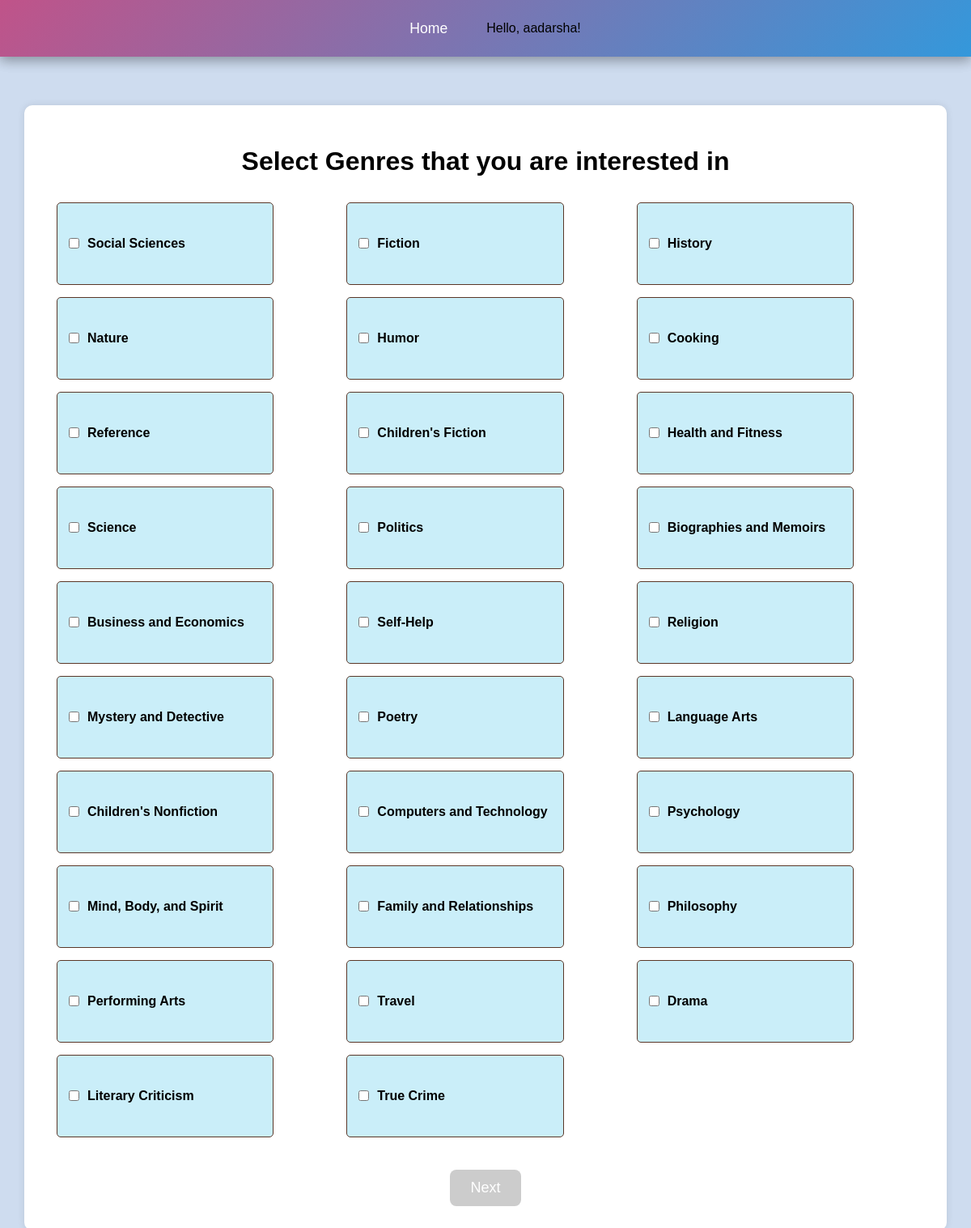
The app's page /genre-selection/ (signed in) with its own data.
### tweets/models.py (models this page shows, shortened)
class Genre(models.Model):
    name = models.CharField(max_length=100, unique=True)
    description = models.TextField(blank=True, null=True)

### tweets/views.py (the view, shortened to what this page needs)
# urls.py: path('genre-selection/', views.genre_selection, name='genre_selection'),
@never_cache
@login_required(login_url='login')
def genre_selection(request):
    try:
        profile = UserProfile.objects.get(user=request.user)
        if profile.selected_genres.exists():
            return redirect("home")
    except UserProfile.DoesNotExist:
        UserProfile.objects.create(user=request.user)
        return redirect("genre_selection")
    except Exception as e:
        print(f"Error in genre selection: {e}")
        messages.error(request, "")
    return render(request, "genre_selection.html", {
        "genres": Genre.objects.all()
    })

### templates/genre_selection.html (shortened to what this page needs)
{% load static %}
<!DOCTYPE html>
<html lang="en">
<head>
    <link rel="stylesheet" href="{% static 'genre_selectiions.css' %}">
</head>
<body>
    <header class="main-header">
        <nav class="navbar">
            <div class="nav-links">
                {% if user.is_authenticated %}
                <span class="user-greeting">
                    Hello, {{ user.username }}!
                </span>
                {% endif %}
            </div>
        </nav>
    </header>
    <header class="main-header">
        <nav class="navbar">
            <div class="nav-links">
                <a href="{% url 'home' %}" class="nav-item">   Home </a>
                {% if user.is_authenticated %}
                <span class="user-greeting">
                    Hello, {{ user.username }}!
                </span>
                {% endif %}
            </div>
        </nav>
    </header>
    <div class="container">
        <h1>Select Genres that you are interested in</h1>
        <form method="POST" action="{% url 'get_selection' %}">
            <div class="genres">
                {% for genre in genres %}
                <label class="genre-option">
                    <input type="checkbox" name="selected_genres" value="{{ genre.name }}"> {{ genre.name }}
                </label><br>
                {% endfor %}
            </div>
            <button type="submit" id="submit-btn" disabled>Next</button>
        </form>
    </div>
</body>
</html>

### static/genre_selectiions.css (style rules this page uses)
body { font-family: Arial, sans-serif; background-color: #cedcef; text-align: center; margin: 0; padding: 0; display: flex; justify-content: center; align-items: center; min-height: 100vh; }
.main-header { background: linear-gradient(135deg, #c05389 0%, #3498db 100%); box-shadow: 0 4px 15px rgba(0, 0, 0, 0.2); position: fixed; top: 0; left: 0; right: 0; z-index: 1000; padding: 0 2rem; }
.navbar { display: flex; justify-content: center; align-items: center; max-width: 1200px; margin: 0 auto; height: 70px; }
.nav-links { display: flex; gap: 2rem; align-items: center; }
.nav-item { color: #fff; text-decoration: none; font-size: 1.1rem; padding: 0.5rem 1rem; border-radius: 5px; transition: all 0.3s ease; display: flex; align-items: center; gap: 0.5rem; position: relative; }
.nav-item::after { content: ''; position: absolute; bottom: -5px; left: 0; width: 0; height: 2px; background: #fff; transition: width 0.3s ease; }
.container { max-width: 90%; width: 1100px; background: white; padding: 30px; border-radius: 10px; box-shadow: 0 0 10px rgba(0, 0, 0, 0.1); margin-top: 130px; }
.genres { display: grid; grid-template-columns: repeat(6, 1fr); gap: 15px; justify-content: center; align-items: center; padding: 10px; }
.genre-option { display: flex; align-items: center; justify-content: left; background: rgb(202, 238, 249); border: 1px solid #5a3728; border-radius: 5px; padding: 10px; font-size: 16px; font-weight: bold; cursor: pointer; transition: background 0.3s; height: 80px; width: 150%; }
.genre-option input { margin-right: 10px; }
#submit-btn { background-color: #5a3728; color: white; border: none; padding: 12px 25px; font-size: 18px; border-radius: 8px; cursor: pointer; transition: background 0.3s; margin-top: 30px; }
#submit-btn:disabled { background-color: #ccc; cursor: not-allowed; }

### records on screen
Genre: name "Social Sciences"
Genre: name "Fiction"
Genre: name "History"
Genre: name "Nature"
Genre: name "Humor"
Genre: name "Cooking"
Genre: name "Reference"
Genre: name "Children's Fiction"
Genre: name "Health and Fitness"
Genre: name "Science"
Genre: name "Politics"
Genre: name "Biographies and Memoirs"
Genre: name "Business and Economics"
Genre: name "Self-Help"
Genre: name "Religion"
Genre: name "Mystery and Detective"
Genre: name "Poetry"
Genre: name "Language Arts"
Genre: name "Children's Nonfiction"
Genre: name "Computers and Technology"
Genre: name "Psychology"
Genre: name "Mind, Body, and Spirit"
Genre: name "Family and Relationships"
Genre: name "Philosophy"
Genre: name "Performing Arts"
Genre: name "Travel"
Genre: name "Drama"
Genre: name "Literary Criticism"
Genre: name "True Crime"

### other values on screen
{{ user.username }} "aadarsha"
